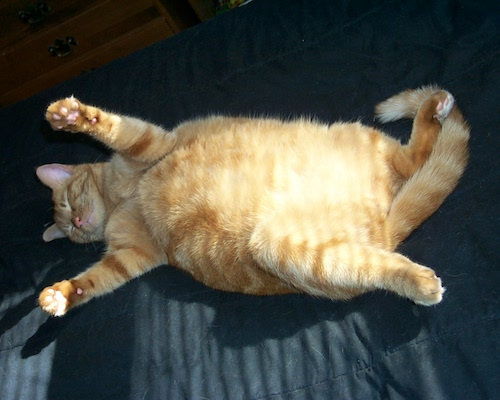
#> input picture data/cat.jpg, 500 x 400 px
$ jupyter execute '图像特征.ipynb'   (shell and % lines are left out)
#> lines starting #> are read from the running program, lines starting #| are printed output that depends on the picture
[cell 1]
import skimage
import numpy as np
import pandas as pd
import matplotlib.pyplot as plt
from skimage import io

# 图像shape

[cell 2]
cat = io.imread('../data/cat.jpg')
#> cat is the input picture: shape (400, 500, 3); mean R, G, B 77.3, 78.6, 69.4
dog = io.imread('../data/dog.jpg')
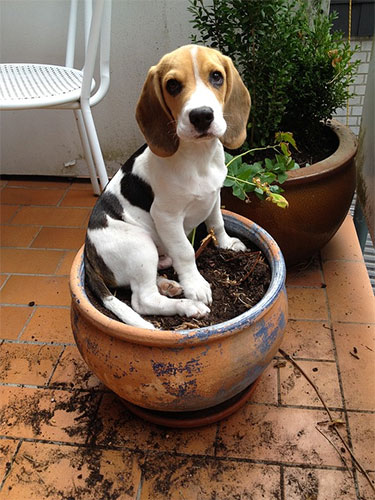
#> input picture data/dog.jpg, 375 x 500 px
#> dog is the input picture: shape (500, 375, 3); mean R, G, B 121.9, 99, 79.8
df = pd.DataFrame(['Cat', 'Dog'], columns=['Image'])


print(cat.shape, dog.shape)
#| (400, 500, 3) (500, 375, 3)

[cell 3]
cat #0-255,越小的值代表越暗，越大的值越亮

[cell 4]
#coffee = skimage.transform.resize(coffee, (300, 451), mode='reflect')
fig = plt.figure(figsize = (8,4))
ax1 = fig.add_subplot(1,2, 1)
ax1.imshow(cat)
ax2 = fig.add_subplot(1,2, 2)
ax2.imshow(dog)
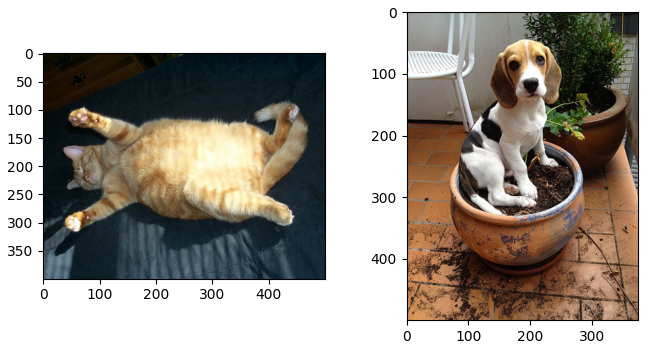
#> figure drawn by matplotlib, 2 panels

[cell 5]
dog_r = dog.copy() # Red Channel
dog_r[:,:,1] = dog_r[:,:,2] = 0 # set G,B pixels = 0
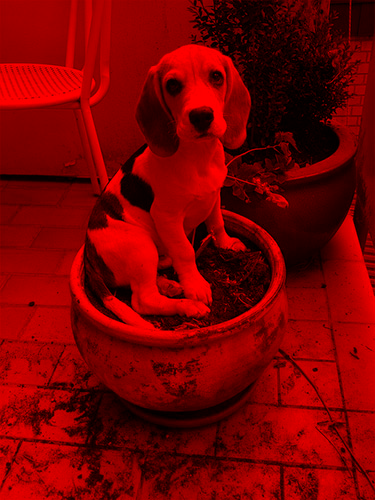
#> dog_r: shape (500, 375, 3); mean R, G, B 121.9, 0, 0
dog_g = dog.copy() # Green Channel
dog_g[:,:,0] = dog_r[:,:,2] = 0 # set R,B pixels = 0
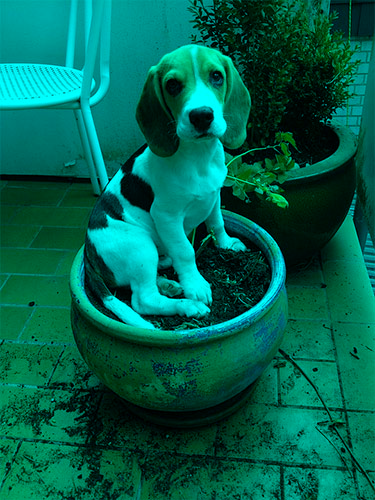
#> dog_g: shape (500, 375, 3); mean R, G, B 0, 99, 79.8
dog_b = dog.copy() # Blue Channel
dog_b[:,:,0] = dog_b[:,:,1] = 0 # set R,G pixels = 0
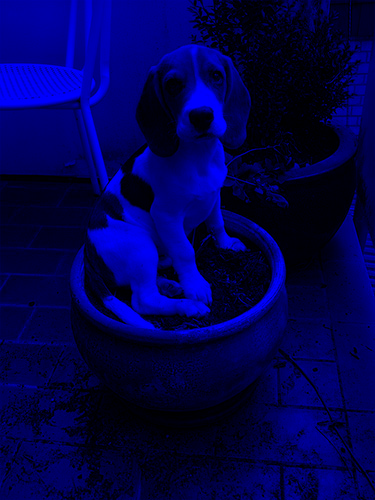
#> dog_b: shape (500, 375, 3); mean R, G, B 0, 0, 79.8

plot_image = np.concatenate((dog_r, dog_g, dog_b), axis=1)
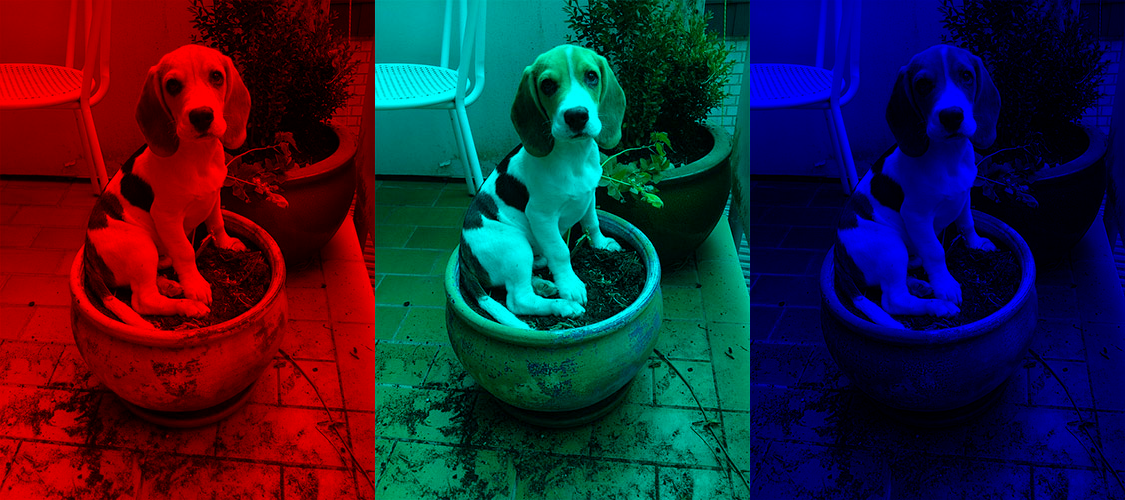
#> plot_image: shape (500, 1125, 3); mean R, G, B 40.6, 33, 53.2
plt.figure(figsize = (10,4))
plt.imshow(plot_image)
